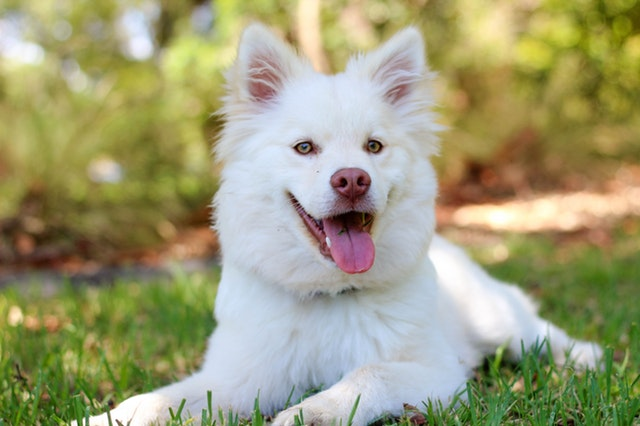
//> input picture img/dog.jpg, 640 x 426 px
$ ./prj3   (built with g++ and OpenCV 4)
//> lines starting //> are read from the running program, lines starting //| are printed output that depends on the picture; after the words box and inside, x2 and y2 are one past the last pixel; in counts of white or black regions, pixels touching at a corner belong together
#include <opencv2/opencv.hpp>
#include <iostream>
using namespace cv;
using namespace std;

// mouse event
void onMouse(int event, int x, int y, int flag, void* param) {
	if (event == EVENT_LBUTTONDOWN) {
		Mat& img = *(Mat*)(param);
		circle(img, Point(x, y), 100, Scalar(0, 255, 0), 10);
		putText(img, "I found a dog!", Point(x - 300, y), FONT_HERSHEY_TRIPLEX, 1.0, 100, 2);
		imshow("src", img);
	}
}

int main() {
	Mat src = imread("dog.jpg", IMREAD_COLOR);
//> src is the input picture: 426 rows x 640 cols, CV_8UC3; mean B, G, R 120.4, 157.5, 158.7
	if (src.empty()) { cout << "영상을 읽을 수 없음" << endl; }
	imshow("src", src);

	setMouseCallback("src", onMouse, &src);

	waitKey(0);
//> the left mouse button is pressed and released at (320, 213)
//> in onMouse, `circle(img, Point(x, y), 100, Scalar(0, 255, 0), 10);`:
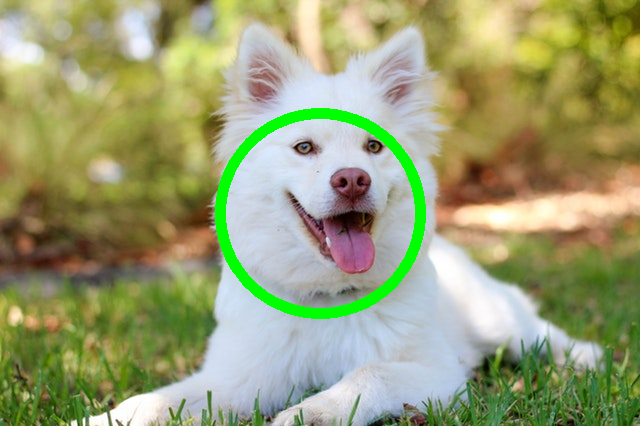
//> img: 426 rows x 640 cols, CV_8UC3; 2.53% of pixels changed, all inside (x1, y1, x2, y2) = (215, 108, 426, 319)
//> in onMouse, `imshow("src", img);`:
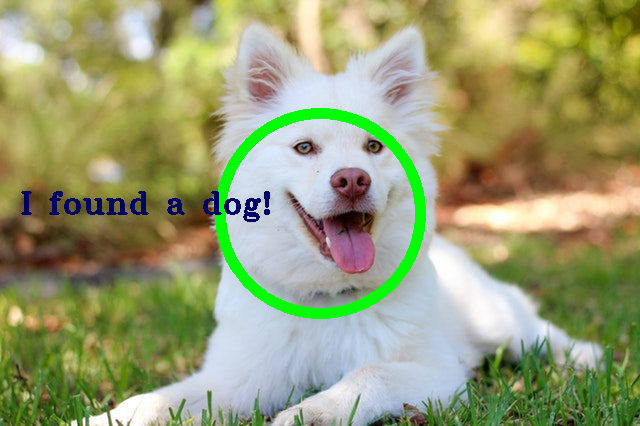
//> window 'src': 426 rows x 640 cols, CV_8UC3; mean B, G, R 115.3, 157.9, 152.9
	return 0;

	// key board event 코드만 읽음
}

$ run again, with img/book1.jpg copied over img/dog.jpg
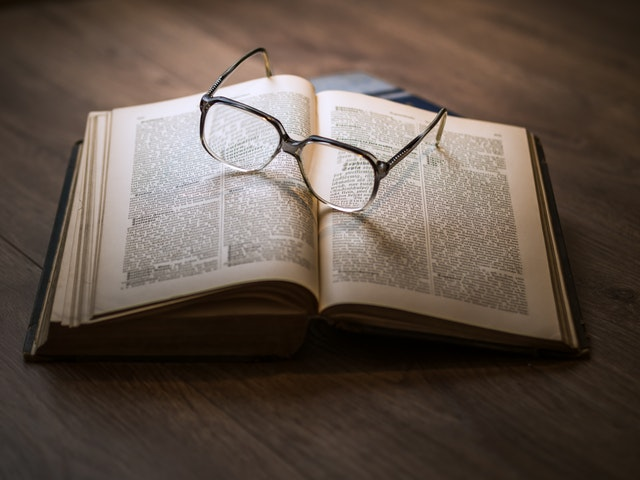
//> input picture img/book1.jpg, 640 x 480 px
//> src is the input picture: 480 rows x 640 cols, CV_8UC3; mean B, G, R 72.4, 82.1, 96
//> in onMouse, `circle(img, Point(x, y), 100, Scalar(0, 255, 0), 10);`:
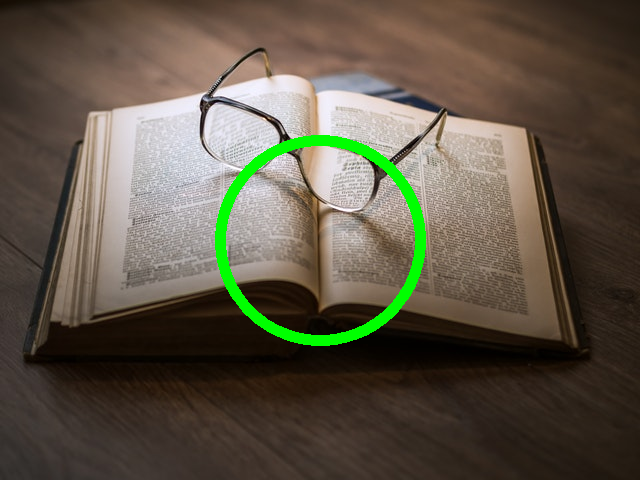
//> img: 480 rows x 640 cols, CV_8UC3; 2.24% of pixels changed, all inside (x1, y1, x2, y2) = (215, 135, 426, 346)
//> in onMouse, `imshow("src", img);`:
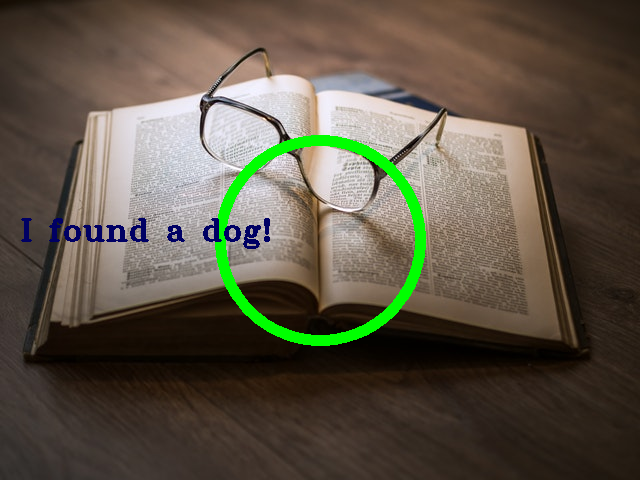
//> window 'src': 480 rows x 640 cols, CV_8UC3; mean B, G, R 70.1, 84.6, 92.5
